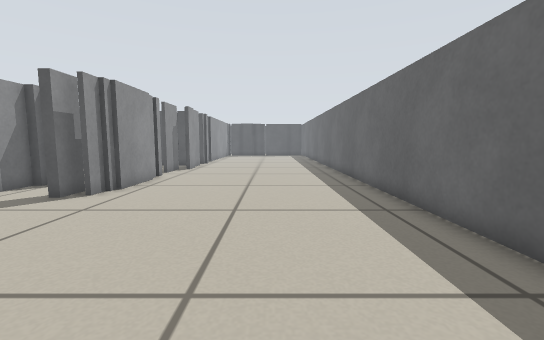
View 1 (above)

16 first-person views from a walk through a world built for the Player/Stage simulator. The camera is 0.45 m above the floor, tilts 6° down and sees 90° across. The lines on the ground mark 1 m squares. The floor is counted in squares, 0.25 m on a side. Each view is taken from the middle of a square. On the plan, view 1 faces up. The plan holds only what a view shows up to about 15 squares ahead; the rest is blank. The place goes on beyond the plan. The robots in the file are not drawn.

View 2
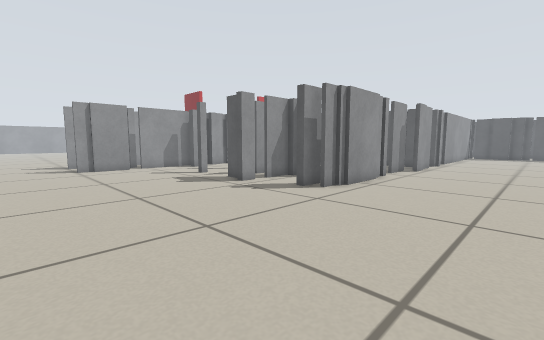

View 3
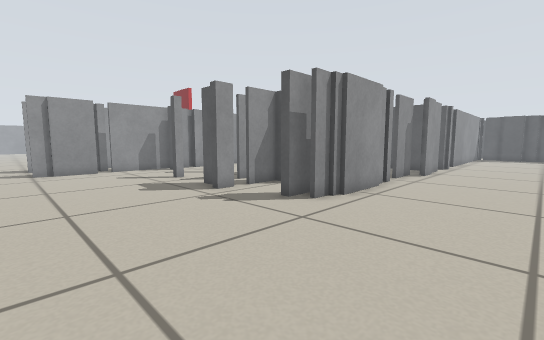

View 4
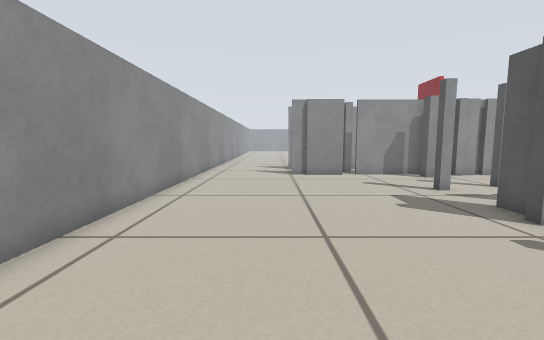

View 5
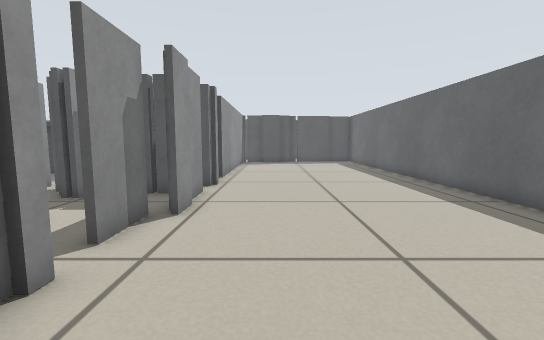

View 6
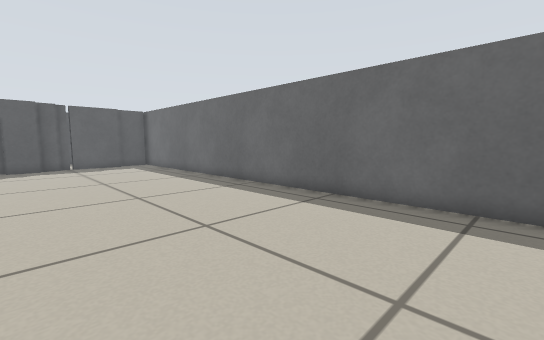

View 7
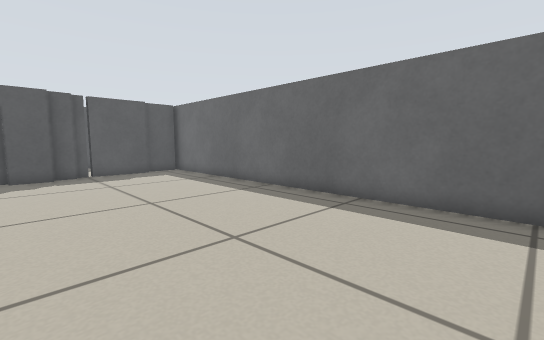

View 8
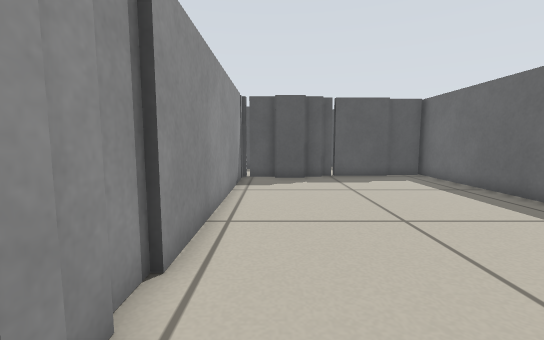

View 9
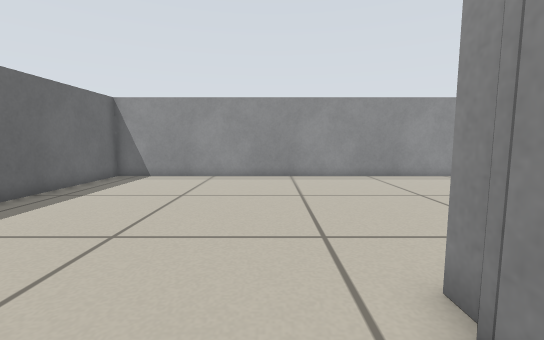

View 10
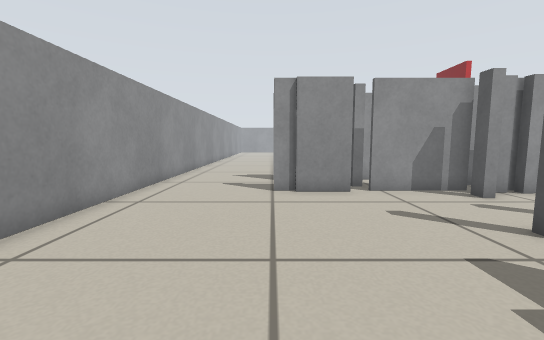

View 11
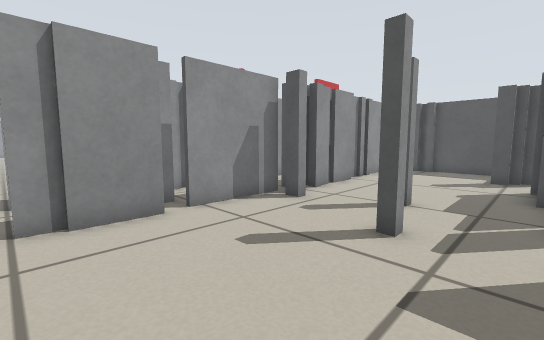

View 12
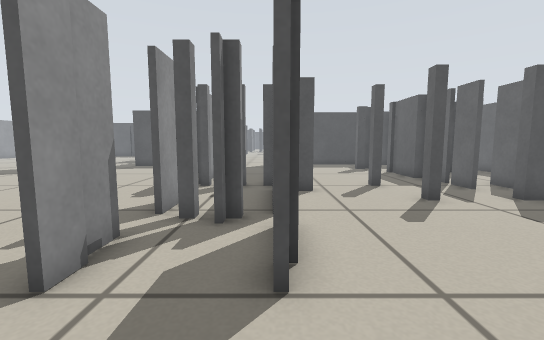

View 13
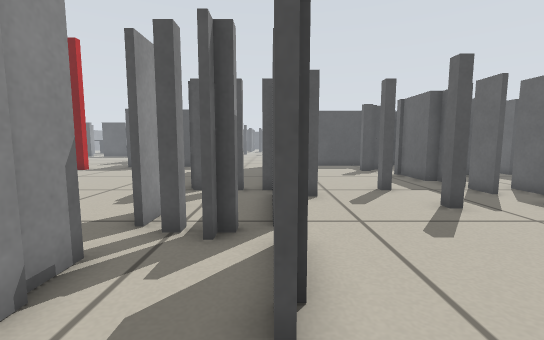

View 14
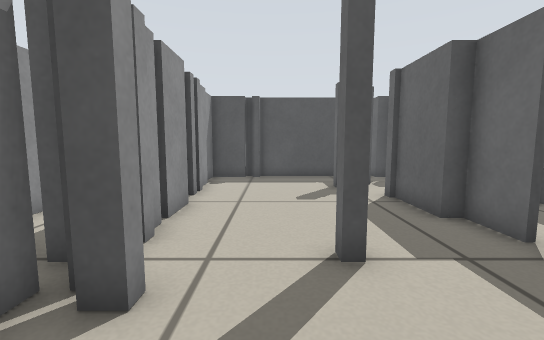

View 15
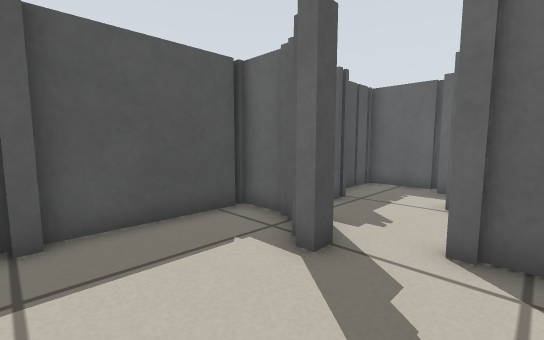

View 16
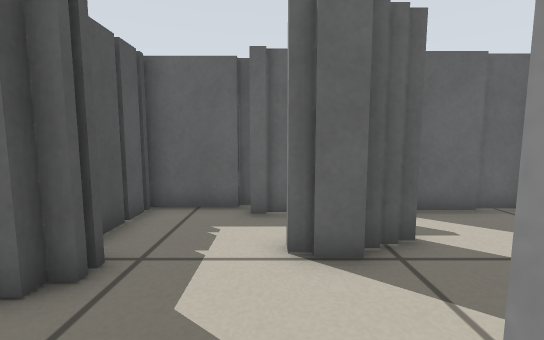

### Floor plan
Key: @ floor where view 1 was taken; # wall or solid block; x gap in a wall; . floor; T thing the floor can be seen under or through.
Columns run from 22 left of view 1 to 4 right of it. Each row starts with its distance up from view 1.
 36                         ###
 35                  ##########
 34                 ####......#
 33                  #........#
 32                  #........#
 31                  #........#
 30                  #........#
 29                  #........#
 28                 ##........#
 27                 ##........#
 26                 ##........#
 25                 ##........#
 24                 #.........#
 23                 ##........#
 22           #   ####........#
 21    ########x# ###.........#
 20    #......#.##### ........#
 19    #......#.....##........#
 18    #.....##.....##........#
 17    #............#.........#
 16   .#.........##.#.........#
 15   .#......#...#...........#
 14 # .##.....#.....#.........#
 13 #..##.....##....#.........#
 12 #..##..... #....#.........#
 11 #xx##..#.. ###..#.........#
 10 ...##.....###..##.........#
  9  ..#.......##..##.........#
  8 #..#.......##.............#
  7 #TT#......................#
  6 .TT#......................#
  5 #..#......................#
  4 #..#......................#
  3 #.........................#
  2 ..........................#
  1 ..........................#
  0 ......................@...#
 -1 ..........................#
 -2 ###########################

Positions as (right, up) in squares from view 1, and headings:
1: (0, 0), facing up
2: (0, 0), facing up-left
3: (-1, 2), facing up-left
4: (-4, 2), facing left
5: (-3, 11), facing up
6: (-4, 14), facing up-right
7: (-4, 19), facing up-right
8: (-4, 21), facing up
9: (-4, 12), facing down
10: (-9, 3), facing left
11: (-12, 3), facing up-left
12: (-19, 0), facing up
13: (-19, 1), facing up
14: (-16, 7), facing up
15: (-17, 15), facing up-right
16: (-13, 17), facing right
